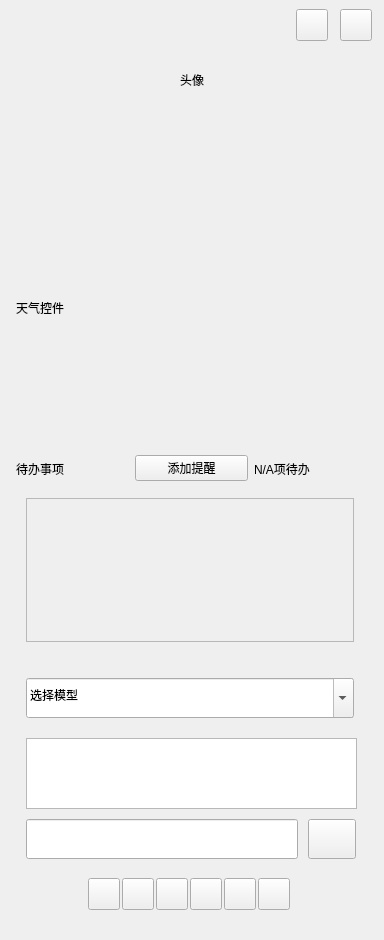
<?xml version="1.0" encoding="UTF-8"?>
<ui version="4.0">
 <class>MainWindow</class>
 <widget class="QMainWindow" name="MainWindow">
  <property name="geometry">
   <rect>
    <x>0</x>
    <y>0</y>
    <width>384</width>
    <height>940</height>
   </rect>
  </property>
  <property name="minimumSize">
   <size>
    <width>384</width>
    <height>900</height>
   </size>
  </property>
  <property name="windowTitle">
   <string>MainWindow</string>
  </property>
  <widget class="QWidget" name="centralwidget">
   <widget class="QLabel" name="avatarLabel">
    <property name="geometry">
     <rect>
      <x>128</x>
      <y>16</y>
      <width>128</width>
      <height>128</height>
     </rect>
    </property>
    <property name="sizePolicy">
     <sizepolicy hsizetype="Preferred" vsizetype="Preferred">
      <horstretch>0</horstretch>
      <verstretch>0</verstretch>
     </sizepolicy>
    </property>
    <property name="text">
     <string>头像</string>
    </property>
    <property name="alignment">
     <set>Qt::AlignmentFlag::AlignCenter</set>
    </property>
   </widget>
   <widget class="QWidget" name="componentWidget" native="true">
    <property name="geometry">
     <rect>
      <x>0</x>
      <y>160</y>
      <width>384</width>
      <height>780</height>
     </rect>
    </property>
    <property name="minimumSize">
     <size>
      <width>384</width>
      <height>780</height>
     </size>
    </property>
    <property name="maximumSize">
     <size>
      <width>384</width>
      <height>780</height>
     </size>
    </property>
    <widget class="QLabel" name="weatherLabel">
     <property name="geometry">
      <rect>
       <x>16</x>
       <y>16</y>
       <width>352</width>
       <height>264</height>
      </rect>
     </property>
     <property name="minimumSize">
      <size>
       <width>352</width>
       <height>264</height>
      </size>
     </property>
     <property name="maximumSize">
      <size>
       <width>352</width>
       <height>264</height>
      </size>
     </property>
     <property name="text">
      <string>天气控件</string>
     </property>
    </widget>
    <widget class="QWidget" name="reminderWidget" native="true">
     <property name="geometry">
      <rect>
       <x>16</x>
       <y>288</y>
       <width>352</width>
       <height>212</height>
      </rect>
     </property>
     <property name="sizePolicy">
      <sizepolicy hsizetype="Preferred" vsizetype="Preferred">
       <horstretch>0</horstretch>
       <verstretch>5</verstretch>
      </sizepolicy>
     </property>
     <property name="minimumSize">
      <size>
       <width>352</width>
       <height>212</height>
      </size>
     </property>
     <property name="maximumSize">
      <size>
       <width>352</width>
       <height>212</height>
      </size>
     </property>
     <widget class="QWidget" name="widget_4" native="true">
      <property name="geometry">
       <rect>
        <x>0</x>
        <y>0</y>
        <width>351</width>
        <height>41</height>
       </rect>
      </property>
      <property name="minimumSize">
       <size>
        <width>351</width>
        <height>41</height>
       </size>
      </property>
      <property name="maximumSize">
       <size>
        <width>351</width>
        <height>41</height>
       </size>
      </property>
      <layout class="QHBoxLayout" name="horizontalLayout_2">
       <item>
        <widget class="QLabel" name="label">
         <property name="text">
          <string>待办事项</string>
         </property>
        </widget>
       </item>
       <item>
        <widget class="QPushButton" name="addReminderButton">
         <property name="text">
          <string>添加提醒</string>
         </property>
        </widget>
       </item>
       <item>
        <widget class="QLabel" name="countLabel">
         <property name="text">
          <string>N/A项待办</string>
         </property>
        </widget>
       </item>
      </layout>
     </widget>
     <widget class="QScrollArea" name="reminderScrollArea">
      <property name="geometry">
       <rect>
        <x>10</x>
        <y>50</y>
        <width>328</width>
        <height>144</height>
       </rect>
      </property>
      <property name="widgetResizable">
       <bool>true</bool>
      </property>
      <widget class="QWidget" name="scrollAreaWidgetContents">
       <property name="geometry">
        <rect>
         <x>0</x>
         <y>0</y>
         <width>326</width>
         <height>142</height>
        </rect>
       </property>
      </widget>
     </widget>
    </widget>
    <widget class="QWidget" name="dialogueWidget" native="true">
     <property name="geometry">
      <rect>
       <x>16</x>
       <y>508</y>
       <width>352</width>
       <height>256</height>
      </rect>
     </property>
     <widget class="QWidget" name="widget" native="true">
      <property name="geometry">
       <rect>
        <x>10</x>
        <y>10</y>
        <width>328</width>
        <height>40</height>
       </rect>
      </property>
      <property name="minimumSize">
       <size>
        <width>328</width>
        <height>40</height>
       </size>
      </property>
      <property name="maximumSize">
       <size>
        <width>328</width>
        <height>40</height>
       </size>
      </property>
      <layout class="QHBoxLayout" name="horizontalLayout_4">
       <property name="spacing">
        <number>5</number>
       </property>
       <property name="leftMargin">
        <number>0</number>
       </property>
       <property name="topMargin">
        <number>0</number>
       </property>
       <property name="rightMargin">
        <number>0</number>
       </property>
       <property name="bottomMargin">
        <number>0</number>
       </property>
       <item>
        <widget class="QComboBox" name="modelComboBox">
         <property name="minimumSize">
          <size>
           <width>160</width>
           <height>40</height>
          </size>
         </property>
         <property name="editable">
          <bool>true</bool>
         </property>
         <property name="currentText">
          <string>选择模型</string>
         </property>
        </widget>
       </item>
      </layout>
     </widget>
     <widget class="QTextEdit" name="answerTextEdit">
      <property name="geometry">
       <rect>
        <x>10</x>
        <y>70</y>
        <width>331</width>
        <height>71</height>
       </rect>
      </property>
      <property name="sizePolicy">
       <sizepolicy hsizetype="Expanding" vsizetype="Maximum">
        <horstretch>0</horstretch>
        <verstretch>0</verstretch>
       </sizepolicy>
      </property>
     </widget>
     <widget class="QWidget" name="sendWidget" native="true">
      <property name="geometry">
       <rect>
        <x>0</x>
        <y>140</y>
        <width>351</width>
        <height>111</height>
       </rect>
      </property>
      <widget class="QWidget" name="layoutWidget">
       <property name="geometry">
        <rect>
         <x>10</x>
         <y>10</y>
         <width>332</width>
         <height>42</height>
        </rect>
       </property>
       <layout class="QHBoxLayout" name="horizontalLayout">
        <property name="spacing">
         <number>10</number>
        </property>
        <item>
         <widget class="QLineEdit" name="inputEdit">
          <property name="sizePolicy">
           <sizepolicy hsizetype="Expanding" vsizetype="Fixed">
            <horstretch>0</horstretch>
            <verstretch>0</verstretch>
           </sizepolicy>
          </property>
          <property name="minimumSize">
           <size>
            <width>272</width>
            <height>40</height>
           </size>
          </property>
          <property name="maximumSize">
           <size>
            <width>272</width>
            <height>40</height>
           </size>
          </property>
          <property name="text">
           <string/>
          </property>
         </widget>
        </item>
        <item>
         <widget class="QPushButton" name="sendButton">
          <property name="minimumSize">
           <size>
            <width>48</width>
            <height>40</height>
           </size>
          </property>
          <property name="maximumSize">
           <size>
            <width>48</width>
            <height>16777215</height>
           </size>
          </property>
          <property name="text">
           <string/>
          </property>
         </widget>
        </item>
       </layout>
      </widget>
      <widget class="QWidget" name="widget_2" native="true">
       <property name="geometry">
        <rect>
         <x>10</x>
         <y>70</y>
         <width>328</width>
         <height>32</height>
        </rect>
       </property>
       <property name="minimumSize">
        <size>
         <width>328</width>
         <height>32</height>
        </size>
       </property>
       <property name="maximumSize">
        <size>
         <width>328</width>
         <height>32</height>
        </size>
       </property>
       <layout class="QHBoxLayout" name="horizontalLayout_3">
        <property name="spacing">
         <number>0</number>
        </property>
        <property name="leftMargin">
         <number>60</number>
        </property>
        <property name="topMargin">
         <number>0</number>
        </property>
        <property name="rightMargin">
         <number>60</number>
        </property>
        <property name="bottomMargin">
         <number>0</number>
        </property>
        <item>
         <widget class="QPushButton" name="clearButton">
          <property name="minimumSize">
           <size>
            <width>32</width>
            <height>32</height>
           </size>
          </property>
          <property name="maximumSize">
           <size>
            <width>32</width>
            <height>32</height>
           </size>
          </property>
          <property name="text">
           <string/>
          </property>
         </widget>
        </item>
        <item>
         <widget class="QPushButton" name="networkSearchButton">
          <property name="minimumSize">
           <size>
            <width>32</width>
            <height>32</height>
           </size>
          </property>
          <property name="maximumSize">
           <size>
            <width>32</width>
            <height>32</height>
           </size>
          </property>
          <property name="text">
           <string/>
          </property>
         </widget>
        </item>
        <item>
         <widget class="QPushButton" name="pasteButton">
          <property name="minimumSize">
           <size>
            <width>32</width>
            <height>32</height>
           </size>
          </property>
          <property name="maximumSize">
           <size>
            <width>32</width>
            <height>32</height>
           </size>
          </property>
          <property name="text">
           <string/>
          </property>
         </widget>
        </item>
        <item>
         <widget class="QPushButton" name="explainCodeButton">
          <property name="minimumSize">
           <size>
            <width>32</width>
            <height>32</height>
           </size>
          </property>
          <property name="maximumSize">
           <size>
            <width>32</width>
            <height>32</height>
           </size>
          </property>
          <property name="text">
           <string/>
          </property>
         </widget>
        </item>
        <item>
         <widget class="QPushButton" name="translateButton">
          <property name="minimumSize">
           <size>
            <width>32</width>
            <height>32</height>
           </size>
          </property>
          <property name="maximumSize">
           <size>
            <width>32</width>
            <height>32</height>
           </size>
          </property>
          <property name="text">
           <string/>
          </property>
         </widget>
        </item>
        <item>
         <widget class="QPushButton" name="cancelButton">
          <property name="minimumSize">
           <size>
            <width>32</width>
            <height>32</height>
           </size>
          </property>
          <property name="maximumSize">
           <size>
            <width>32</width>
            <height>32</height>
           </size>
          </property>
          <property name="text">
           <string/>
          </property>
         </widget>
        </item>
       </layout>
      </widget>
     </widget>
    </widget>
   </widget>
   <widget class="QWidget" name="widget_3" native="true">
    <property name="geometry">
     <rect>
      <x>290</x>
      <y>0</y>
      <width>88</width>
      <height>50</height>
     </rect>
    </property>
    <layout class="QHBoxLayout" name="horizontalLayout_5">
     <item>
      <widget class="QPushButton" name="pinnedButton">
       <property name="minimumSize">
        <size>
         <width>32</width>
         <height>32</height>
        </size>
       </property>
       <property name="maximumSize">
        <size>
         <width>32</width>
         <height>32</height>
        </size>
       </property>
       <property name="text">
        <string/>
       </property>
      </widget>
     </item>
     <item>
      <widget class="QPushButton" name="settingsButton">
       <property name="minimumSize">
        <size>
         <width>32</width>
         <height>32</height>
        </size>
       </property>
       <property name="maximumSize">
        <size>
         <width>32</width>
         <height>32</height>
        </size>
       </property>
       <property name="text">
        <string/>
       </property>
      </widget>
     </item>
    </layout>
   </widget>
  </widget>
 </widget>
 <resources/>
 <connections/>
</ui>
